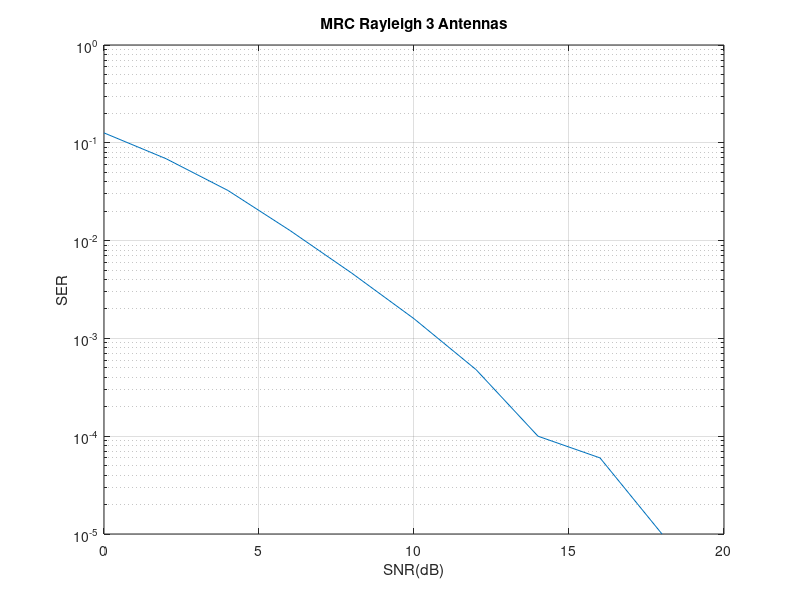

MATLAB code to generate this figure:
close all; clear; clc

N_Rx=3; % Num of Rx antennas


QPSK_vec=[1+1i 1-1i -1+1i -1-1i]/sqrt(2);
SNRdB=0:2:20;
SNR=10.^(SNRdB./10);

SER=zeros(size(SNRdB));
N=100000;
 


for k=1:length(SNRdB),
    s_hat=zeros(N,1); 
    rho=1./sqrt(SNR(k));
    % Signal Generation
    s=randsrc(N,1,QPSK_vec);
    h=(randn(N_Rx,N)+1i*randn(N_Rx,N))/sqrt(2);
    n=(randn(N_Rx,N)+1i*randn(N_Rx,N))/sqrt(2);
    
    for kk=1:N, 
        y=h(:,kk)*s(kk)+rho*n(:,kk); 
        % Signal Detection  
        s_hat(kk)=h(:,kk)'*y/norm(h(:,kk))^2;
    end; 
    
    s_tilde=sign(real(s_hat))/sqrt(2)+1i*sign(imag(s_hat))/sqrt(2);
    
    NumOfErrors=sum(abs(s_tilde-s)>eps); 
    SER(k)=NumOfErrors/N; 
end;

semilogy(SNRdB,SER); grid; 
xlabel('SNR(dB)'); 
ylabel('SER'); 
title(['MRC Rayleigh ',num2str(N_Rx), ' Antennas']); 